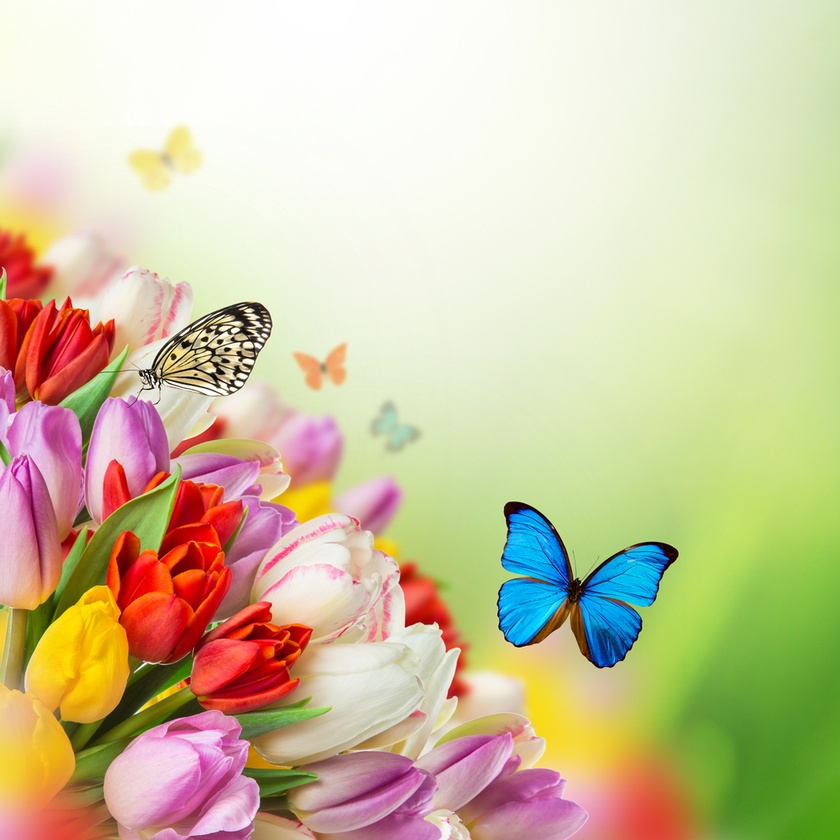
#> input picture flowers.jpg, 840 x 840 px, shrunk from 1000 x 1000 before the run
$ jupyter execute Untitled28.ipynb
#> lines starting #> are read from the running program, lines starting #| are printed output that depends on the picture
<a href="https://colab.research.google.com/github/Students-02/Reporitory1/blob/main/Untitled28.ipynb" target="_parent"></a>

[cell 1]
from PIL import Image

image = Image.open('flowers.jpg')
#> image is the input picture: PIL image 840x840 RGB; mean R, G, B 206.7, 195.3, 159.8

rotated_image = image.rotate(90, expand=True)
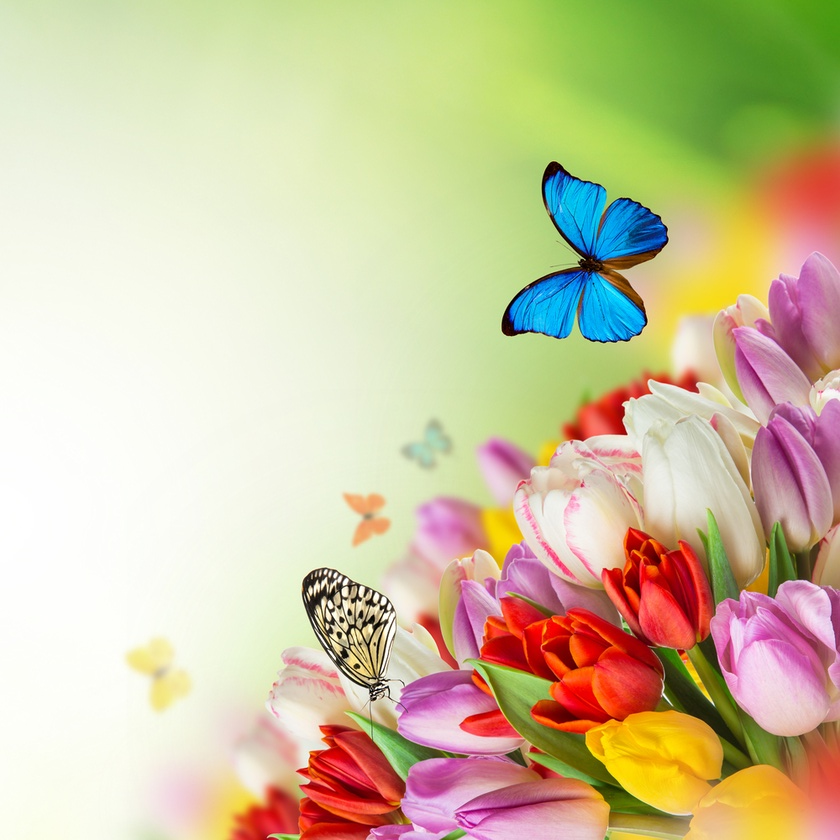
#> rotated_image: PIL image 840x840 RGB; mean R, G, B 206.7, 195.3, 159.8

display(rotated_image)
